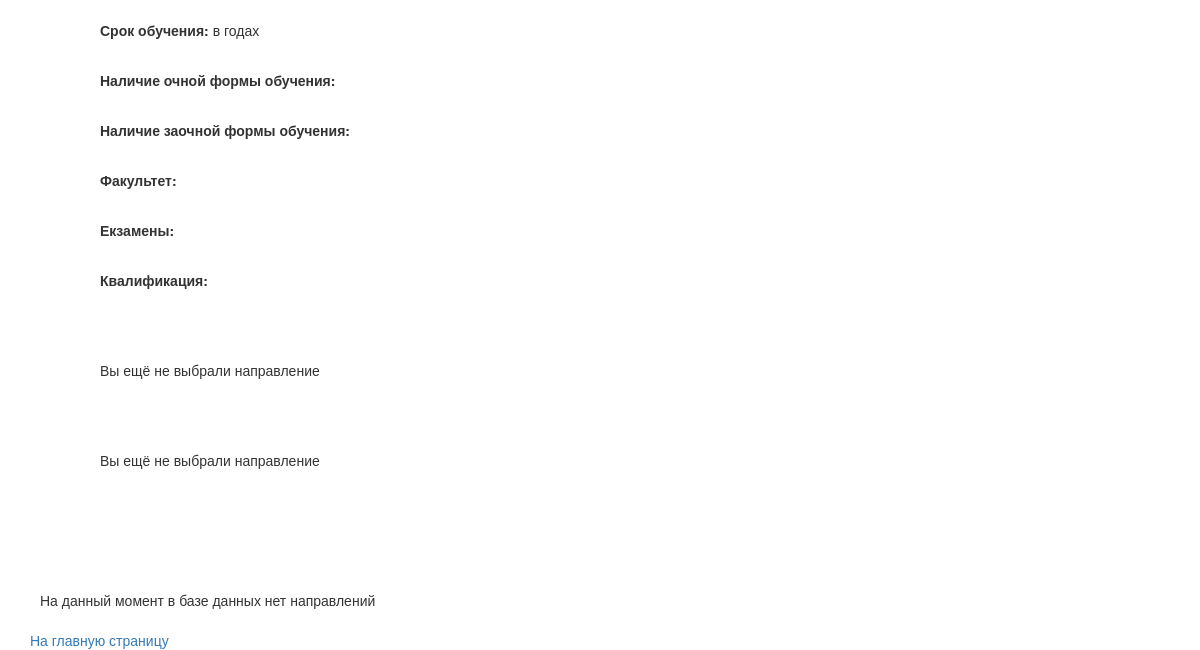
/directions/compare/ (lower part), run on an earlier commit of the app's database.
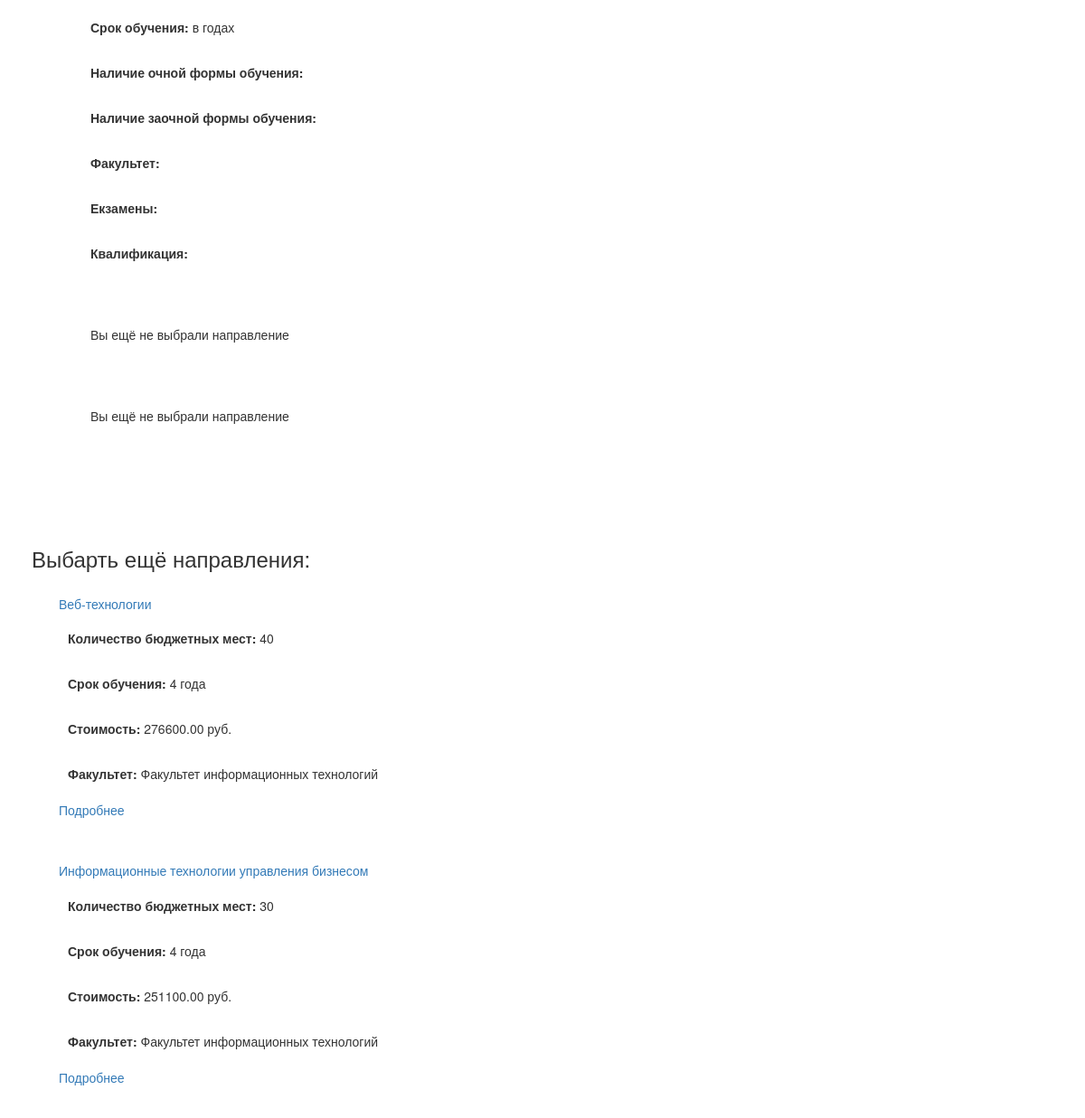
And on a later commit of the database.
### catalog/models.py (models this page shows, shortened)
class Direction(models.Model):
    name = models.CharField (max_length = 200, verbose_name = "Название факультета")
    description = models.TextField (max_length = 2000, verbose_name = "Описание")
    price = models.DecimalField (max_digits = 8, decimal_places = 2, verbose_name = "Цена")
    budgets = models.PositiveIntegerField ( verbose_name = "Количестов бюджетных мест" )
    payed = models.PositiveIntegerField ( verbose_name = "Количестов платных мест" )
    years = models.PositiveIntegerField (verbose_name = "Срок обучения ")
    ofline = models.BooleanField (default = True, verbose_name = "Есть очные группы")
    online = models.BooleanField (default = False, verbose_name = "Есть заочные группы")
    curator = models.ForeignKey(Teacher, on_delete = models.SET_NULL, null = True, verbose_name = "", related_name = "curator")
    syllabus = models.ForeignKey(Syllabus, on_delete = models.SET_NULL, null = True)
    qualification = models.ForeignKey (Qualification, on_delete = models.CASCADE)
    faculty = models.ForeignKey(to = Faculty, on_delete = models.CASCADE)
    def getAbsoluteUrl(self):
        return reverse("direction-details", args=[str(self.id)])

class Faculty(models.Model):
    name = models.CharField (max_length = 200, verbose_name = "Название факультета")
    description = models.TextField (max_length = 2000, verbose_name = "Описание")
    dean = models.ForeignKey ( Teacher, on_delete = models.SET_NULL, null = True)
    adres = models.CharField (max_length = 255, verbose_name = "Адрес")
    phone = models.CharField (max_length = 12, verbose_name = "Телефон")
    email = models.EmailField (max_length=255 )

### catalog/views.py (the view)
class Compare (generic.ListView):
    model = models.Direction
    context_object_name = "directions"
    template_name = "compare.html"

### catalog/templates/compare.html (shortened to what this page needs)
{% extends "base-generic.html" %}
{% block content %}
<div class = "container">
  <div class="row">
    <div class ="col">
      <p><b>Срок обучения: </b>в годах</p>
      <p><b>Наличие очной формы обучения: </b></p>
      <p><b>Наличие заочной формы обучения: </b></p>
      <p><b>Факультет: </b></p>
      <p><b>Екзамены: </b></p>
      <p><b>Квалификация: </b></p>
    </div>
    <div class ="col">
{% if first %}
<p>{{first.name}}</p>
<p class = "{% if second %}{% if first.price > second.price %}red{% else %}green{% endif %}{% endif %}">{{first.price}}</p>
<p class = "{% if second %}{% if second.payed > first.payed %}red{% else %}green{% endif %}{% endif %}">{{first.payed}}</p>
<p class = "{% if second %}{% if second.dudgets > first.budgets %}red{% else %}green{% endif %}{% endif %}">{{first.budgets}}</p>
<p class = "{% if second %}{% if second.online > first.online %}red{% else %}green{% endif %}{% endif %}">{{first.online}}</p>
<p class = "{% if second %}{% if second.ofline > first.ofline %}red{% else %}green{% endif %}{% endif %}">{{first.ofline}}</p>
<p>{{first.faculty}}</p>
<p>{{first.getexamset}}</p>
<p>{{first.qualification}}</p>
{% else %}
<p>Вы ещё не выбрали направление</p>
{% endif %}
    </div>
    <div class ="col">
{% if second %}
<p>{{second.name}}</p>
<p class = "{% if first.price < second.price %}red{% else %}green{% endif %}">{{second.price}}</p>
<p class = "{% if first.payed > second.payed %}red{% else %}green{% endif %}">{{second.payed}}</p>
<p class = "{% if first.budgets > second.budgets %}red{% else %}green{% endif %}">{{second.budgets}}</p>
<p class = "{% if first.online > second.online %}red{% else %}green{% endif %}">{{second.online}}</p>
<p class = "{% if first.ofline > second.ofline %}red{% else %}green{% endif %}">{{second.ofline}}</p>
<p >{{second.faculty}}</p>
<p>{{second.getexamset}}</p>
<p>{{second.qualification}}</p>
{% else %}
<p>Вы ещё не выбрали направление</p>
{% endif %}
    </div>
  </div>
</div>
{% if directions %}
<section class = "section-block">
  <h3 class = "section-title">Выбарть ещё направления:</h3>
  {% for direction in directions %}
  <div class = "ethap block">
    <a href = "{{ request.path }}{{ direction.pk }}"><h5 class = "block-title">{{direction.name}}</h5></a>
    <p><b>Количество бюджетных мест: </b>{{direction.budgets}}</p>
    <p><b>Срок обучения: </b>{{direction.years}} года</p>
    <p><b>Стоимость: </b>{{direction.price}} руб.</p>
    <p><b>Факультет: </b>{{direction.faculty.name}}</p>
    <a class = "button" href = {{ direction.getAbsoluteUrl }}>Подробнее</a>
  </div>
  {% endfor %}
</section>
  {% else %}
  <p>На данный момент в базе данных нет направлений</p>
  <a href = "{% url 'index' %}">На главную страницу</a>
{% endif %}
{% endblock %}

What changed in the data, as far as the page shows it:
added Direction: name "Веб-технологии", budgets "40", years "4", price "276600.00", faculty.name "Факультет информационных технологий"
added Direction: name "Информационные технологии управления бизнесом", budgets "30", years "4", price "251100.00", faculty.name "Факультет информационных технологий"
Also different on the page:
text no longer shown: "На данный момент в базе данных нет направлений На главную страницу"
text now shown: "Выбарть ещё направления:"
